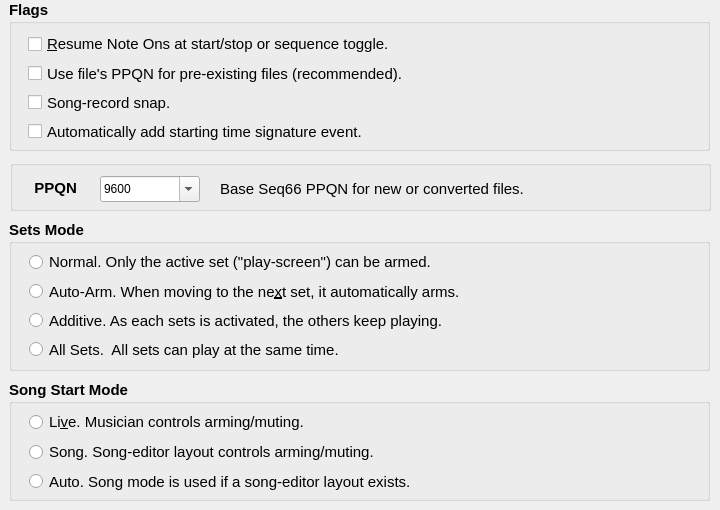
     <widget class="QWidget" name="tabPlayOptions">
      <property name="toolTip">
       <string>Provides play options.  Minimal at present.</string>
      </property>
      <attribute name="title">
       <string>&amp;Play</string>
      </attribute>
      <widget class="QGroupBox" name="group_flags">
       <property name="geometry">
        <rect>
         <x>9</x>
         <y>0</y>
         <width>701</width>
         <height>151</height>
        </rect>
       </property>
       <property name="minimumSize">
        <size>
         <width>0</width>
         <height>120</height>
        </size>
       </property>
       <property name="font">
        <font>
         <pointsize>11</pointsize>
         <bold>true</bold>
        </font>
       </property>
       <property name="title">
        <string>Flags</string>
       </property>
       <widget class="QWidget" name="flagsLayoutWidget">
        <property name="geometry">
         <rect>
          <x>19</x>
          <y>32</y>
          <width>441</width>
          <height>111</height>
         </rect>
        </property>
        <layout class="QVBoxLayout" name="verticalLayout_8">
         <item>
          <widget class="QCheckBox" name="chkNoteResume">
           <property name="font">
            <font>
             <pointsize>11</pointsize>
             <bold>false</bold>
            </font>
           </property>
           <property name="toolTip">
            <string>Unfinished notes are turned back on when
playback resumes.</string>
           </property>
           <property name="text">
            <string>&amp;Resume Note Ons at start/stop or sequence toggle.</string>
           </property>
          </widget>
         </item>
         <item>
          <widget class="QCheckBox" name="chkUseFilesPPQN">
           <property name="font">
            <font>
             <pointsize>11</pointsize>
             <bold>false</bold>
            </font>
           </property>
           <property name="toolTip">
            <string>The PPQN of the MIDI file loaded overrides the
default PPQN.  Otherwise, the file PPQN scales to
the default PPQN.</string>
           </property>
           <property name="text">
            <string>Use file's PPQN for pre-existing files (recommended).</string>
           </property>
          </widget>
         </item>
         <item>
          <widget class="QCheckBox" name="chkSongRecordSnap">
           <property name="font">
            <font>
             <pointsize>11</pointsize>
             <bold>false</bold>
            </font>
           </property>
           <property name="toolTip">
            <string>Employ the snap interval when recording
song triggers.</string>
           </property>
           <property name="text">
            <string>Song-record snap.</string>
           </property>
          </widget>
         </item>
         <item>
          <widget class="QCheckBox" name="chkAddTimeSig">
           <property name="font">
            <font>
             <pointsize>11</pointsize>
             <bold>false</bold>
            </font>
           </property>
           <property name="toolTip">
            <string>Automatically add the starting time signature as
an event in the new pattern.</string>
           </property>
           <property name="text">
            <string>Automatically add starting time signature event.</string>
           </property>
          </widget>
         </item>
        </layout>
       </widget>
      </widget>
      <widget class="QGroupBox" name="group_setsmode">
       <property name="geometry">
        <rect>
         <x>9</x>
         <y>220</y>
         <width>701</width>
         <height>151</height>
        </rect>
       </property>
       <property name="minimumSize">
        <size>
         <width>0</width>
         <height>132</height>
        </size>
       </property>
       <property name="font">
        <font>
         <pointsize>11</pointsize>
         <bold>true</bold>
        </font>
       </property>
       <property name="title">
        <string>Sets Mode</string>
       </property>
       <widget class="QWidget" name="layoutWidgetSetsMode">
        <property name="geometry">
         <rect>
          <x>20</x>
          <y>30</y>
          <width>465</width>
          <height>111</height>
         </rect>
        </property>
        <layout class="QVBoxLayout" name="verticalLayout_9">
         <item>
          <widget class="QRadioButton" name="radio_setsmode_normal">
           <property name="font">
            <font>
             <pointsize>11</pointsize>
             <bold>false</bold>
            </font>
           </property>
           <property name="text">
            <string>Normal. Only the active set (&quot;play-screen&quot;) can be armed.</string>
           </property>
          </widget>
         </item>
         <item>
          <widget class="QRadioButton" name="radio_setsmode_autoarm">
           <property name="font">
            <font>
             <pointsize>11</pointsize>
             <bold>false</bold>
            </font>
           </property>
           <property name="text">
            <string>Auto-Arm. When moving to the ne&amp;xt set, it automatically arms.</string>
           </property>
          </widget>
         </item>
         <item>
          <widget class="QRadioButton" name="radio_setsmode_additive">
           <property name="font">
            <font>
             <pointsize>11</pointsize>
             <bold>false</bold>
            </font>
           </property>
           <property name="text">
            <string>Additive. As each sets is activated, the others keep playing.</string>
           </property>
          </widget>
         </item>
         <item>
          <widget class="QRadioButton" name="radio_setsmode_allsets">
           <property name="font">
            <font>
             <pointsize>11</pointsize>
             <bold>false</bold>
            </font>
           </property>
           <property name="text">
            <string>All Sets.  All sets can play at the same time.</string>
           </property>
          </widget>
         </item>
        </layout>
       </widget>
      </widget>
      <widget class="QGroupBox" name="group_startmode">
       <property name="geometry">
        <rect>
         <x>9</x>
         <y>380</y>
         <width>701</width>
         <height>121</height>
        </rect>
       </property>
       <property name="minimumSize">
        <size>
         <width>0</width>
         <height>108</height>
        </size>
       </property>
       <property name="maximumSize">
        <size>
         <width>16777215</width>
         <height>16777215</height>
        </size>
       </property>
       <property name="font">
        <font>
         <pointsize>11</pointsize>
         <bold>true</bold>
        </font>
       </property>
       <property name="title">
        <string>Song Start Mode</string>
       </property>
       <widget class="QWidget" name="layoutWidgetSongStartMode">
        <property name="geometry">
         <rect>
          <x>20</x>
          <y>30</y>
          <width>408</width>
          <height>83</height>
         </rect>
        </property>
        <layout class="QVBoxLayout" name="verticalLayout_10">
         <item>
          <widget class="QRadioButton" name="radio_startmode_live">
           <property name="font">
            <font>
             <pointsize>11</pointsize>
             <bold>false</bold>
            </font>
           </property>
           <property name="text">
            <string>Li&amp;ve. Musician controls arming/muting.</string>
           </property>
          </widget>
         </item>
         <item>
          <widget class="QRadioButton" name="radio_startmode_song">
           <property name="font">
            <font>
             <pointsize>11</pointsize>
             <bold>false</bold>
            </font>
           </property>
           <property name="text">
            <string>Song. Song-editor layout controls arming/muting.</string>
           </property>
          </widget>
         </item>
         <item>
          <widget class="QRadioButton" name="radio_startmode_auto">
           <property name="font">
            <font>
             <pointsize>11</pointsize>
             <bold>false</bold>
            </font>
           </property>
           <property name="text">
            <string>Auto. Song mode is used if a song-editor layout exists.</string>
           </property>
          </widget>
         </item>
        </layout>
       </widget>
      </widget>
      <widget class="QLabel" name="label_ppqn">
       <property name="geometry">
        <rect>
         <x>20</x>
         <y>177</y>
         <width>61</width>
         <height>21</height>
        </rect>
       </property>
       <property name="sizePolicy">
        <sizepolicy hsizetype="Preferred" vsizetype="Minimum">
         <horstretch>0</horstretch>
         <verstretch>0</verstretch>
        </sizepolicy>
       </property>
       <property name="maximumSize">
        <size>
         <width>120</width>
         <height>16777215</height>
        </size>
       </property>
       <property name="font">
        <font>
         <pointsize>11</pointsize>
         <bold>true</bold>
        </font>
       </property>
       <property name="text">
        <string>PPQN </string>
       </property>
       <property name="alignment">
        <set>Qt::AlignmentFlag::AlignRight|Qt::AlignmentFlag::AlignTrailing|Qt::AlignmentFlag::AlignVCenter</set>
       </property>
      </widget>
      <widget class="QLabel" name="label_ppqn_2">
       <property name="geometry">
        <rect>
         <x>220</x>
         <y>180</y>
         <width>460</width>
         <height>18</height>
        </rect>
       </property>
       <property name="minimumSize">
        <size>
         <width>460</width>
         <height>0</height>
        </size>
       </property>
       <property name="maximumSize">
        <size>
         <width>200</width>
         <height>16777215</height>
        </size>
       </property>
       <property name="font">
        <font>
         <pointsize>11</pointsize>
         <bold>false</bold>
        </font>
       </property>
       <property name="text">
        <string>Base Seq66 PPQN for new or converted files.</string>
       </property>
      </widget>
      <widget class="QComboBox" name="combo_box_ppqn">
       <property name="geometry">
        <rect>
         <x>100</x>
         <y>176</y>
         <width>100</width>
         <height>26</height>
        </rect>
       </property>
       <property name="maximumSize">
        <size>
         <width>100</width>
         <height>16777215</height>
        </size>
       </property>
       <property name="toolTip">
        <string>Changes the default PPQN from 192 to another value.
Saved in the 'usr' file when Seq66 exits.</string>
       </property>
       <property name="editable">
        <bool>true</bool>
       </property>
       <property name="currentText">
        <string>9600</string>
       </property>
       <property name="maxCount">
        <number>32</number>
       </property>
       <property name="insertPolicy">
        <enum>QComboBox::InsertPolicy::NoInsert</enum>
       </property>
       <property name="frame">
        <bool>true</bool>
       </property>
      </widget>
      <widget class="QGroupBox" name="groupBox_5">
       <property name="geometry">
        <rect>
         <x>10</x>
         <y>160</y>
         <width>701</width>
         <height>51</height>
        </rect>
       </property>
       <property name="font">
        <font>
         <family>aakar</family>
         <pointsize>11</pointsize>
         <bold>true</bold>
        </font>
       </property>
       <property name="title">
        <string/>
       </property>
      </widget>
      <zorder>groupBox_5</zorder>
      <zorder>group_flags</zorder>
      <zorder>group_setsmode</zorder>
      <zorder>group_startmode</zorder>
      <zorder>label_ppqn</zorder>
      <zorder>label_ppqn_2</zorder>
      <zorder>combo_box_ppqn</zorder>
     </widget>
